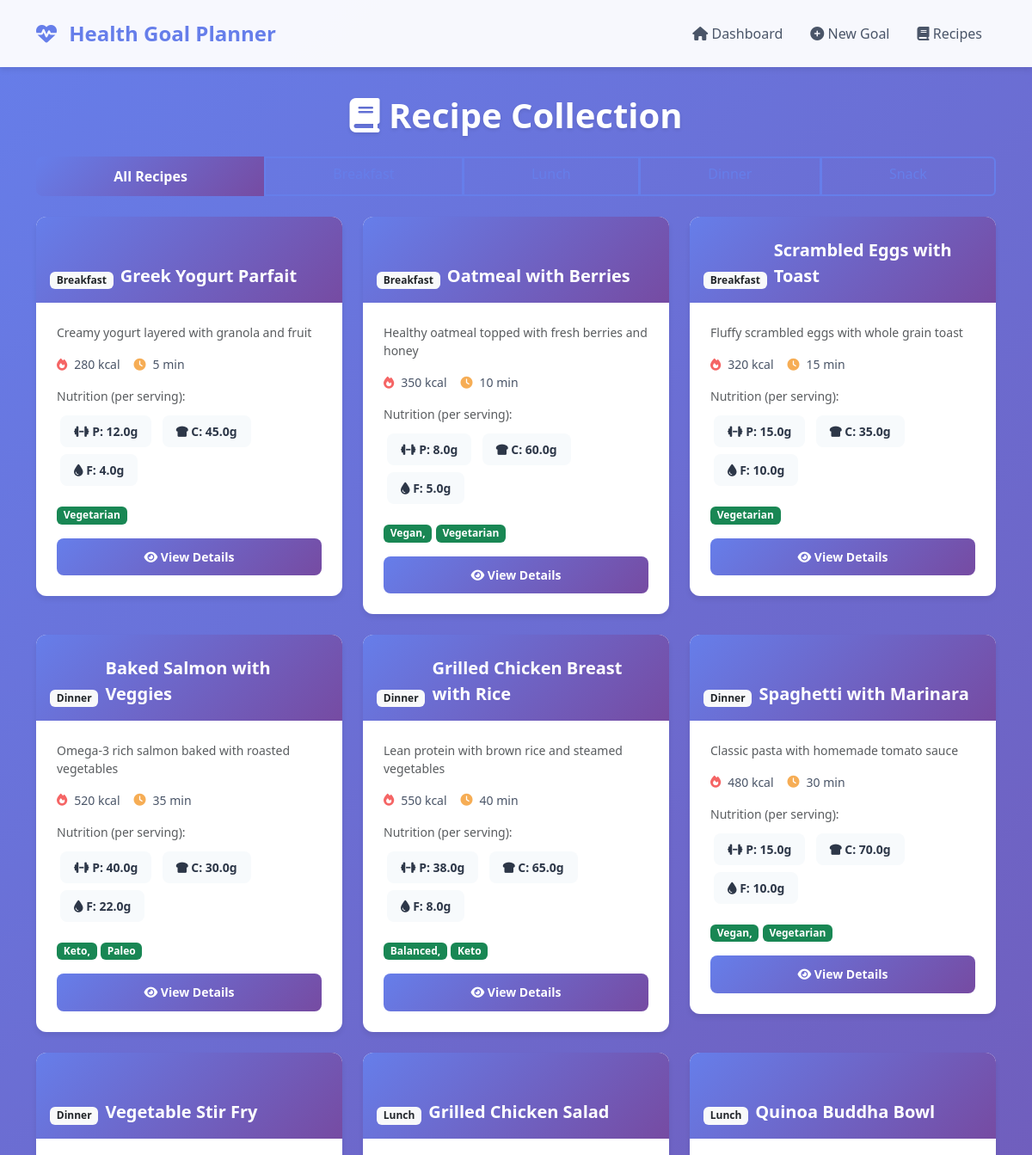
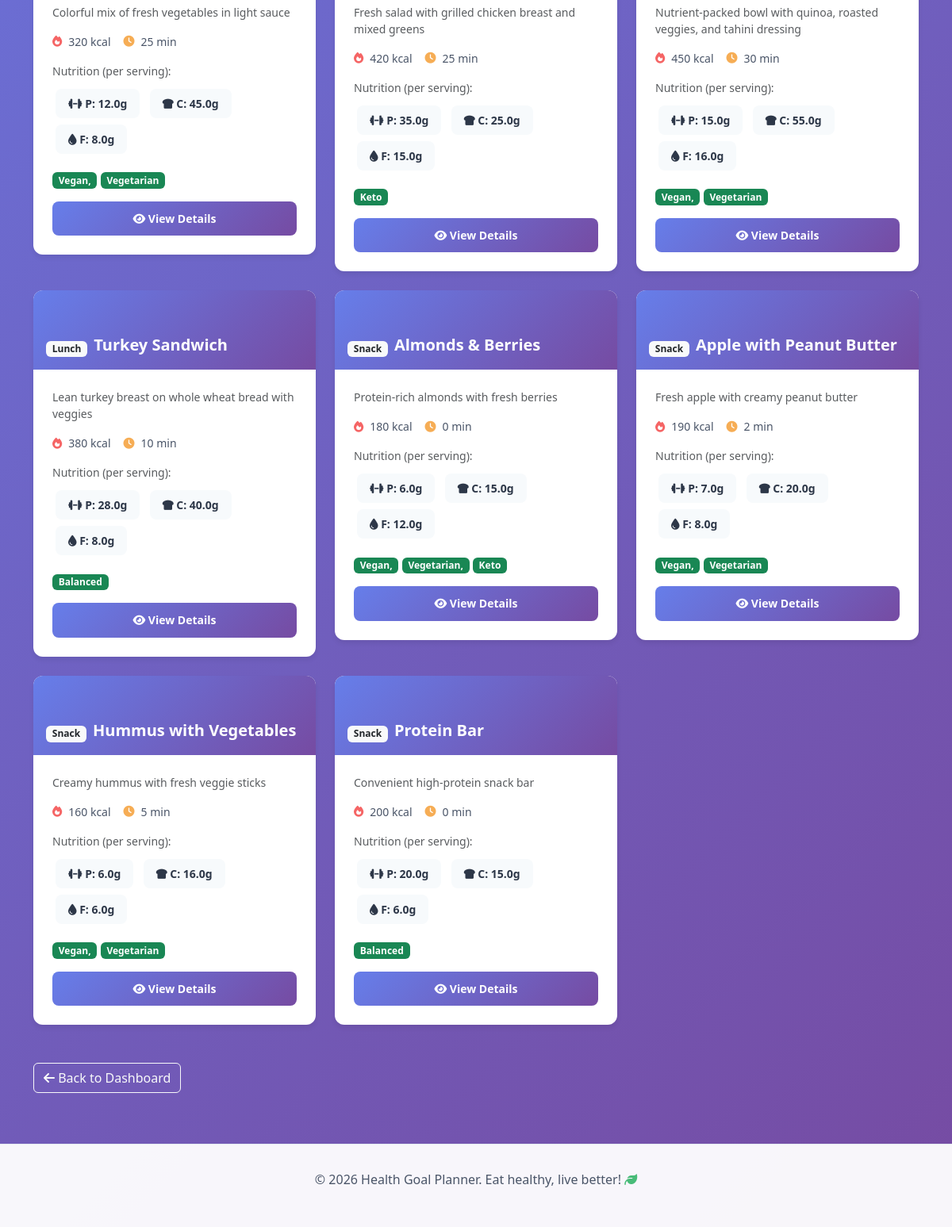
The app's page /recipes/ with its own data (2 pictures, top to bottom).
### myapp/models.py (models this page shows, shortened)
class Recipe(models.Model):
    name = models.CharField(max_length=200)
    description = models.TextField()
    calories = models.IntegerField()
    protein_g = models.FloatField(default=0)  # grams
    carbs_g = models.FloatField(default=0)
    fat_g = models.FloatField(default=0)
    prep_time_min = models.IntegerField(default=15)  # minutes
    ingredients = models.TextField(help_text="Comma-separated ingredients")
    instructions = models.TextField()
    diet_types = models.CharField(
        max_length=100,
        blank=True,
        help_text="Comma-separated diet types (e.g., vegan, keto)"
    )
    meal_type = models.CharField(
        max_length=20,
        choices=[
            ('breakfast', 'Breakfast'),
            ('lunch', 'Lunch'),
            ('dinner', 'Dinner'),
            ('snack', 'Snack'),
        ]
    )
    class Meta:
        ordering = ['meal_type', 'name']

### myapp/views.py (the view)
# urls.py: path('recipes/', views.recipe_list, name='recipe_list'),
def recipe_list(request):
    recipes = Recipe.objects.all()
    meal_type_filter = request.GET.get('meal_type')
    if meal_type_filter:
        recipes = recipes.filter(meal_type=meal_type_filter)
    context = {
        'recipes': recipes,
        'meal_types': Recipe._meta.get_field('meal_type').choices,
    }
    return render(request, 'myapp/recipe_list.html', context)

### myapp/templates/myapp/recipe_list.html (shortened to what this page needs)
{% extends 'myapp/base.html' %}
{% block content %}
<h1 class="page-title text-center mb-4">
    <i class="fas fa-book"></i> Recipe Collection
</h1>
<div class="row mb-4">
    <div class="col-12">
        <div class="btn-group w-100 flex-wrap" role="group">
            <a href="{% url 'myapp:recipe_list' %}" class="btn btn-primary">
                All Recipes
            </a>
            {% for value, label in meal_types %}
            <a href="?meal_type={{ value }}" class="btn btn-outline-primary">
            </a>
            {% endfor %}
        </div>
    </div>
</div>
<div class="row">
    {% for recipe in recipes %}
    <div class="col-lg-4 col-md-6 mb-4">
        <div class="recipe-card">
            <div class="recipe-header">
                <div>
                    <span class="badge bg-light text-dark" style="margin-right: 0.5rem;">{{ recipe.get_meal_type_display }}</span>
                </div>
                <div class="recipe-title">{{ recipe.name }}</div>
            </div>
            <div class="recipe-body">
                <p class="small text-muted">{{ recipe.description|truncatewords:15 }}</p>
                <div class="recipe-meta">
                    <div class="recipe-meta-item">
                        <i class="fas fa-fire" style="color: var(--danger);"></i>
                        <span>{{ recipe.calories }} kcal</span>
                    </div>
                    <div class="recipe-meta-item">
                        <i class="fas fa-clock" style="color: var(--warning);"></i>
                        <span>{{ recipe.prep_time_min }} min</span>
                    </div>
                </div>
                <div style="margin-top: 1rem; margin-bottom: 1rem;">
                    <small class="text-muted d-block mb-2">Nutrition (per serving):</small>
                    <span class="nutrition-badge">
                        <i class="fas fa-dumbbell"></i> P: {{ recipe.protein_g }}g
                    </span>
                    <span class="nutrition-badge">
                        <i class="fas fa-bread-slice"></i> C: {{ recipe.carbs_g }}g
                    </span>
                    <span class="nutrition-badge">
                        <i class="fas fa-droplet"></i> F: {{ recipe.fat_g }}g
                    </span>
                </div>
                {% if recipe.diet_types %}
                <div style="margin-bottom: 1rem;">
                    {% for diet in recipe.diet_types.split|slice:":3" %}
                    <span class="badge bg-success">{{ diet|title }}</span>
                    {% endfor %}
                </div>
                {% endif %}
                <a href="{% url 'myapp:recipe_detail' recipe.pk %}" class="btn btn-primary btn-sm w-100">
                    <i class="fas fa-eye"></i> View Details
                </a>
            </div>
        </div>
    </div>
    {% endfor %}
</div>
<div class="row mt-4">
    <div class="col-12">
        <a href="{% url 'myapp:dashboard' %}" class="btn btn-outline-light">
            <i class="fas fa-arrow-left"></i> Back to Dashboard
        </a>
    </div>
</div>
{% endblock %}

### myapp/templates/myapp/base.html (style rules this page uses)
:root { --primary: #667eea; --primary-dark: #5568d3; --secondary: #764ba2; --success: #48bb78; --warning: #f6ad55; --danger: #f56565; --light-bg: #f7fafc; --card-shadow: 0 4px 6px rgba(0, 0, 0, 0.07); }
body { background: linear-gradient(135deg, #667eea 0%, #764ba2 100%); min-height: 100vh; font-family: 'Segoe UI', Tahoma, Geneva, Verdana, sans-serif; color: #2d3748; }
.btn-primary { background: linear-gradient(135deg, var(--primary) 0%, var(--secondary) 100%); border: none; border-radius: 8px; padding: 0.7rem 1.5rem; font-weight: 600; transition: all 0.3s ease; }
.btn-outline-primary { border: 2px solid var(--primary); color: var(--primary); }
.page-title { color: white; margin-bottom: 2rem; font-weight: 700; text-shadow: 0 2px 4px rgba(0, 0, 0, 0.1); }
.nutrition-badge { display: inline-block; background: var(--light-bg); padding: 0.5rem 1rem; border-radius: 8px; font-size: 0.875rem; margin: 0.25rem; font-weight: 600; }
.recipe-card { background: white; border-radius: 12px; overflow: hidden; box-shadow: var(--card-shadow); transition: all 0.3s ease; }
.recipe-header { background: linear-gradient(135deg, var(--primary) 0%, var(--secondary) 100%); color: white; padding: 1rem; min-height: 100px; display: flex; align-items: flex-end; }
.recipe-title { font-size: 1.25rem; font-weight: 700; }
.recipe-body { padding: 1.5rem; }
.recipe-meta { display: flex; gap: 1rem; margin-bottom: 1rem; }
.recipe-meta-item { display: flex; align-items: center; gap: 0.5rem; font-size: 0.875rem; color: #4a5568; }

### records on screen
Recipe: meal_type "Breakfast", name "Greek Yogurt Parfait", description "Creamy yogurt layered with granola and fruit", calories "280", prep_time_min "5", protein_g "12.0", carbs_g "45.0", fat_g "4.0", split "Vegetarian"
Recipe: meal_type "Breakfast", name "Oatmeal with Berries", description "Healthy oatmeal topped with fresh berries and honey", calories "350", prep_time_min "10", protein_g "8.0", carbs_g "60.0", fat_g "5.0", split "Vegan," "Vegetarian"
Recipe: meal_type "Breakfast", name "Scrambled Eggs with Toast", description "Fluffy scrambled eggs with whole grain toast", calories "320", prep_time_min "15", protein_g "15.0", carbs_g "35.0", fat_g "10.0", split "Vegetarian"
Recipe: meal_type "Dinner", name "Baked Salmon with Veggies", description "Omega-3 rich salmon baked with roasted vegetables", calories "520", prep_time_min "35", protein_g "40.0", carbs_g "30.0", fat_g "22.0", split "Keto," "Paleo"
Recipe: meal_type "Dinner", name "Grilled Chicken Breast with Rice", description "Lean protein with brown rice and steamed vegetables", calories "550", prep_time_min "40", protein_g "38.0", carbs_g "65.0", fat_g "8.0", split "Balanced," "Keto"
Recipe: meal_type "Dinner", name "Spaghetti with Marinara", description "Classic pasta with homemade tomato sauce", calories "480", prep_time_min "30", protein_g "15.0", carbs_g "70.0", fat_g "10.0", split "Vegan," "Vegetarian"
Recipe: meal_type "Dinner", name "Vegetable Stir Fry", description "Colorful mix of fresh vegetables in light sauce", calories "320", prep_time_min "25", protein_g "12.0", carbs_g "45.0", fat_g "8.0", split "Vegan," "Vegetarian"
Recipe: meal_type "Lunch", name "Grilled Chicken Salad", description "Fresh salad with grilled chicken breast and mixed greens", calories "420", prep_time_min "25", protein_g "35.0", carbs_g "25.0", fat_g "15.0", split "Keto"
Recipe: meal_type "Lunch", name "Quinoa Buddha Bowl", description "Nutrient-packed bowl with quinoa, roasted veggies, and tahini dressing", calories "450", prep_time_min "30", protein_g "15.0", carbs_g "55.0", fat_g "16.0", split "Vegan," "Vegetarian"
Recipe: meal_type "Lunch", name "Turkey Sandwich", description "Lean turkey breast on whole wheat bread with veggies", calories "380", prep_time_min "10", protein_g "28.0", carbs_g "40.0", fat_g "8.0", split "Balanced"
Recipe: meal_type "Snack", name "Almonds & Berries", description "Protein-rich almonds with fresh berries", calories "180", prep_time_min "0", protein_g "6.0", carbs_g "15.0", fat_g "12.0", split "Vegan," "Vegetarian," "Keto"
Recipe: meal_type "Snack", name "Apple with Peanut Butter", description "Fresh apple with creamy peanut butter", calories "190", prep_time_min "2", protein_g "7.0", carbs_g "20.0", fat_g "8.0", split "Vegan," "Vegetarian"
Recipe: meal_type "Snack", name "Hummus with Vegetables", description "Creamy hummus with fresh veggie sticks", calories "160", prep_time_min "5", protein_g "6.0", carbs_g "16.0", fat_g "6.0", split "Vegan," "Vegetarian"
Recipe: meal_type "Snack", name "Protein Bar", description "Convenient high-protein snack bar", calories "200", prep_time_min "0", protein_g "20.0", carbs_g "15.0", fat_g "6.0", split "Balanced"
